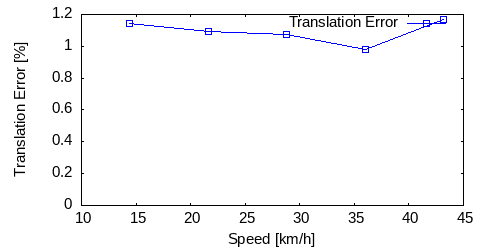

The gnuplot source for this figure:
set term postscript eps enhanced color
set output "07_avg_ts.eps"
set size ratio 0.5
set yrange [0:*]
set xlabel "Speed [km/h]"
set ylabel "Translation Error [%]"
plot "07_avg_ts.txt" using ($1*3.6):($2*100) title 'Translation Error' lc rgb "#0000FF" pt 4 w linespoints
